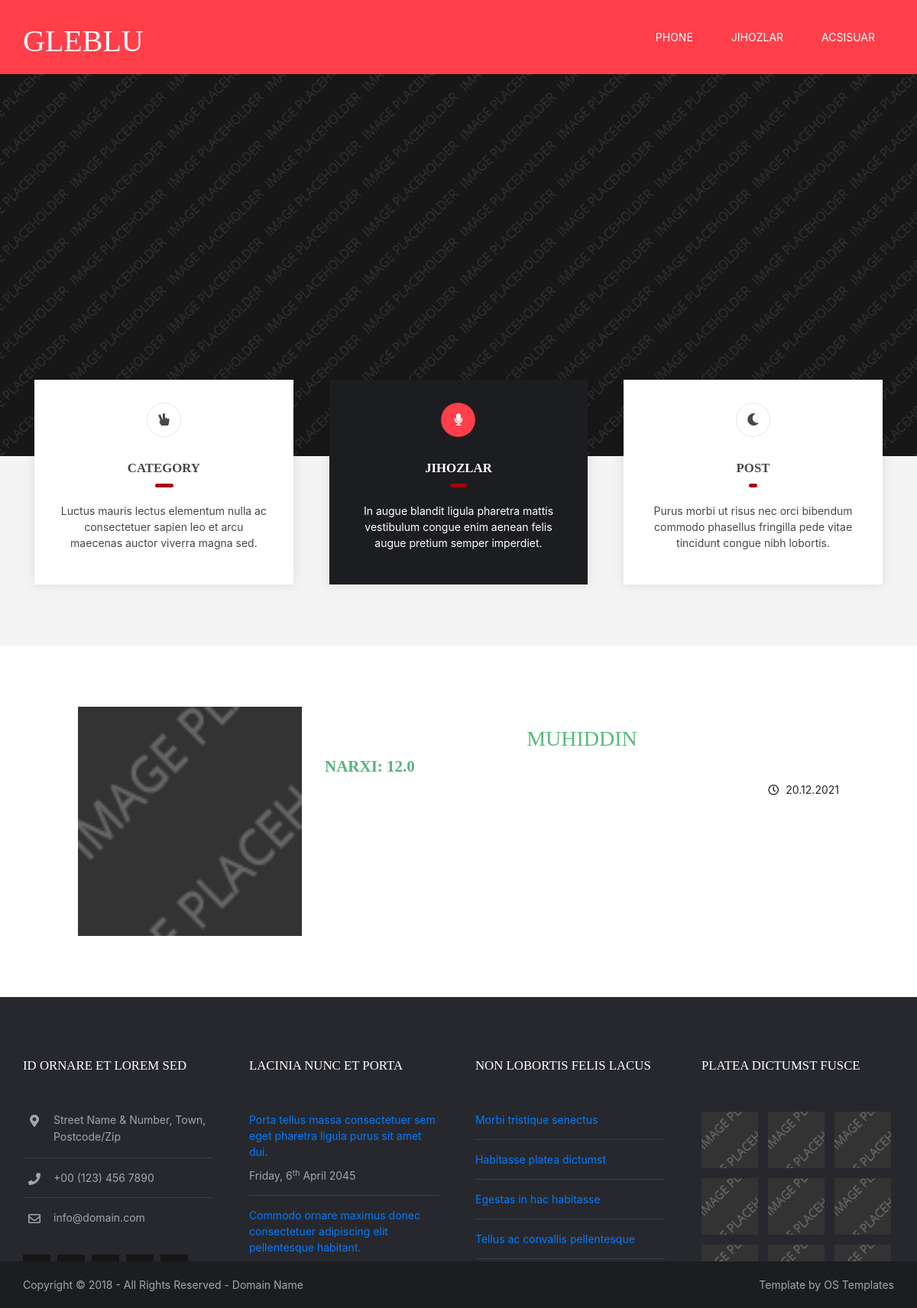
Page /product/1 on the committed database.
### bloc/models.py (models this page shows)
class Product(models.Model):
    PRODUCT_TYPE = (
        ('furniture', 'FURNITURE'),
        ('phones', 'PHONES'),
        ('accessories', 'ACCESSORIES')
    )
    name = models.CharField(max_length=128)
    description = models.CharField(max_length=1024, blank=True, null=True)
    price = models.FloatField()
    type = models.CharField(choices=PRODUCT_TYPE, max_length=16)
    created_at = models.DateTimeField(auto_now_add=True)
    updated_at = models.DateTimeField(auto_now=True)

### bloc/views.py (the view)
# urls.py: path('product/<int:id>', views.get_post, name='getpost'),
def get_post(request, id):
    post = Product.objects.get(id=id)
    res = {
        "post": post
    }
    return render(request, 'pages/post.html', res)

### bloc/templates/pages/post.html
{% extends 'base.html' %}
{% load static %}
{% block content %}
<div class="container">
    <div class="row">
        <div class="col-md-4" style="padding-left: 72px;">
            {% if post.photo%}
            <img src="{{ post.photo.url }}" style="height: 350px;"></a></figure>
            {% else %}
            <img src="{% static 'images/demo/100x100.png' %}" alt="" style="height: 300px;">
            {% endif %}
        </div>
        <div class="col-md-8" style="padding-right: 72px;">
            <h2 style="padding-top: 25px; text-align: center; color:#57bb7b;" >{{post.name}}</h2>
            <h4><strong style="color:#57b57b;">Narxi: {{post.price}}</strong></h4>
            <ul class="nospace meta" style="text-align: right">
                <li><i class="far fa-clock rgtspace-5" style="padding-left: 12px"></i>
                    <time datetime="2045-04-06T08:15+00:00">{{post.created_at|date:"d.m.Y"}}</time>
                </li>
            </ul>
        </div>
    </div>
</div>
{% endblock %}

### bloc/static/layout/styles/layout.css (style rules this page uses)
.container { padding:80px 0; }
*, *::before, *::after { transition:all .3s ease-in-out; }
body { color:#A5A6AA; background-color:#1C1D21; }

### bloc/static/layout/styles/framework.css (style rules this page uses)
html { overflow-y:scroll; overflow-x:hidden; }
html, body { margin:0; padding:0; font-size:14px; line-height:1.6em; }
*, *::before, *::after { box-sizing:border-box; }
.nospace { margin:0; padding:0; list-style:none; }
img { width:auto; max-width:100%; height:auto; margin:0; padding:0; border:none; line-height:normal; vertical-align:middle; }
body, input, textarea, select { font-family:Verdana, Geneva, sans-serif; }
h1, h2, h3, h4, h5, h6, .heading { font-family:Georgia, "Times New Roman", Times, serif; }
::placeholder { opacity:1; }
h1, h2, h3, h4, h5, h6, .heading { margin:0 0 20px 0; font-size:1.4rem; line-height:normal; font-weight:normal; text-transform:uppercase; }
.rgtspace-5 { margin-right:5px; }

### rows in the picture
Product: name "MUHIDDIN", price "12.0", created_at "20.12.2021"
